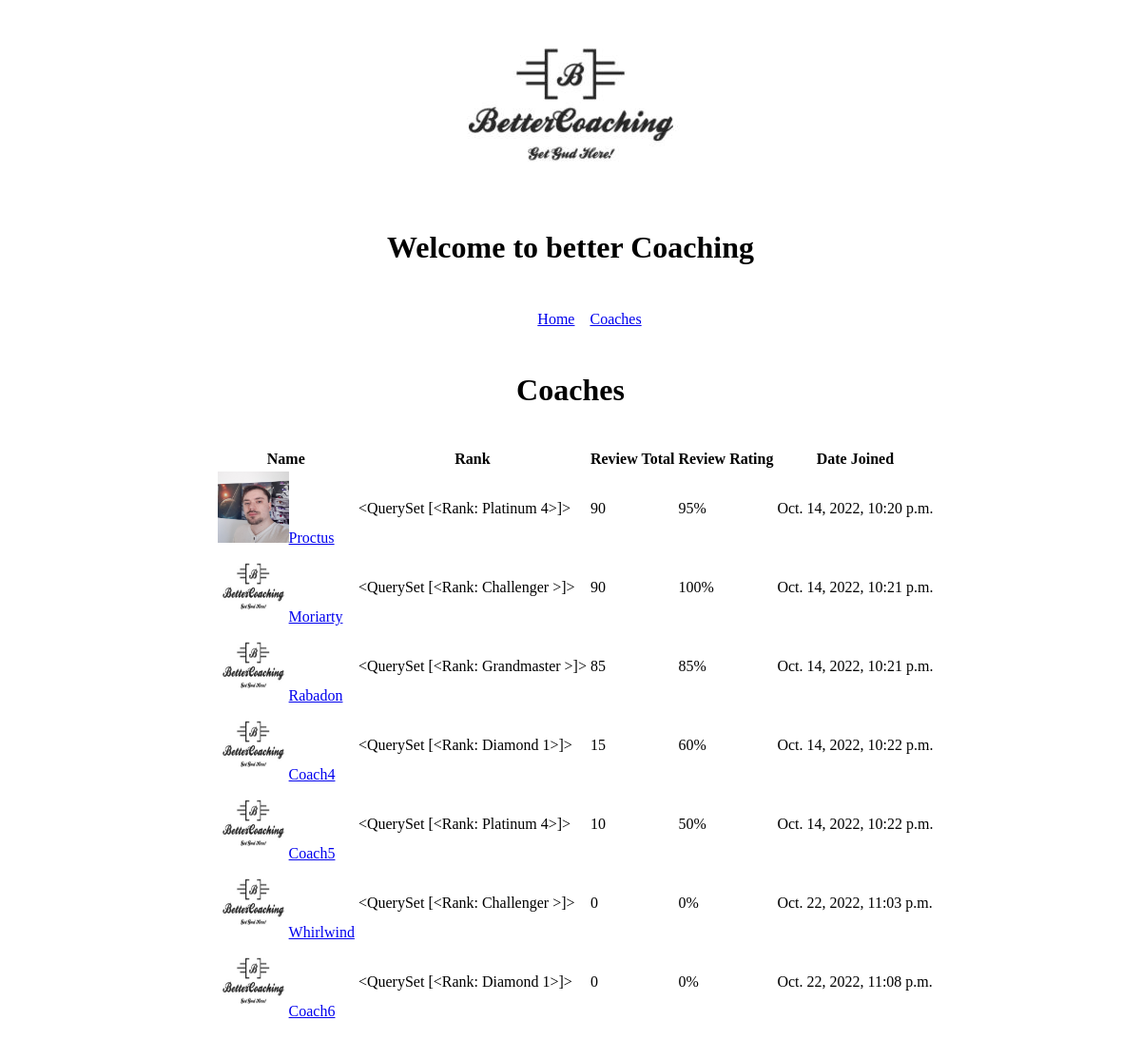
The app's page /, older data.
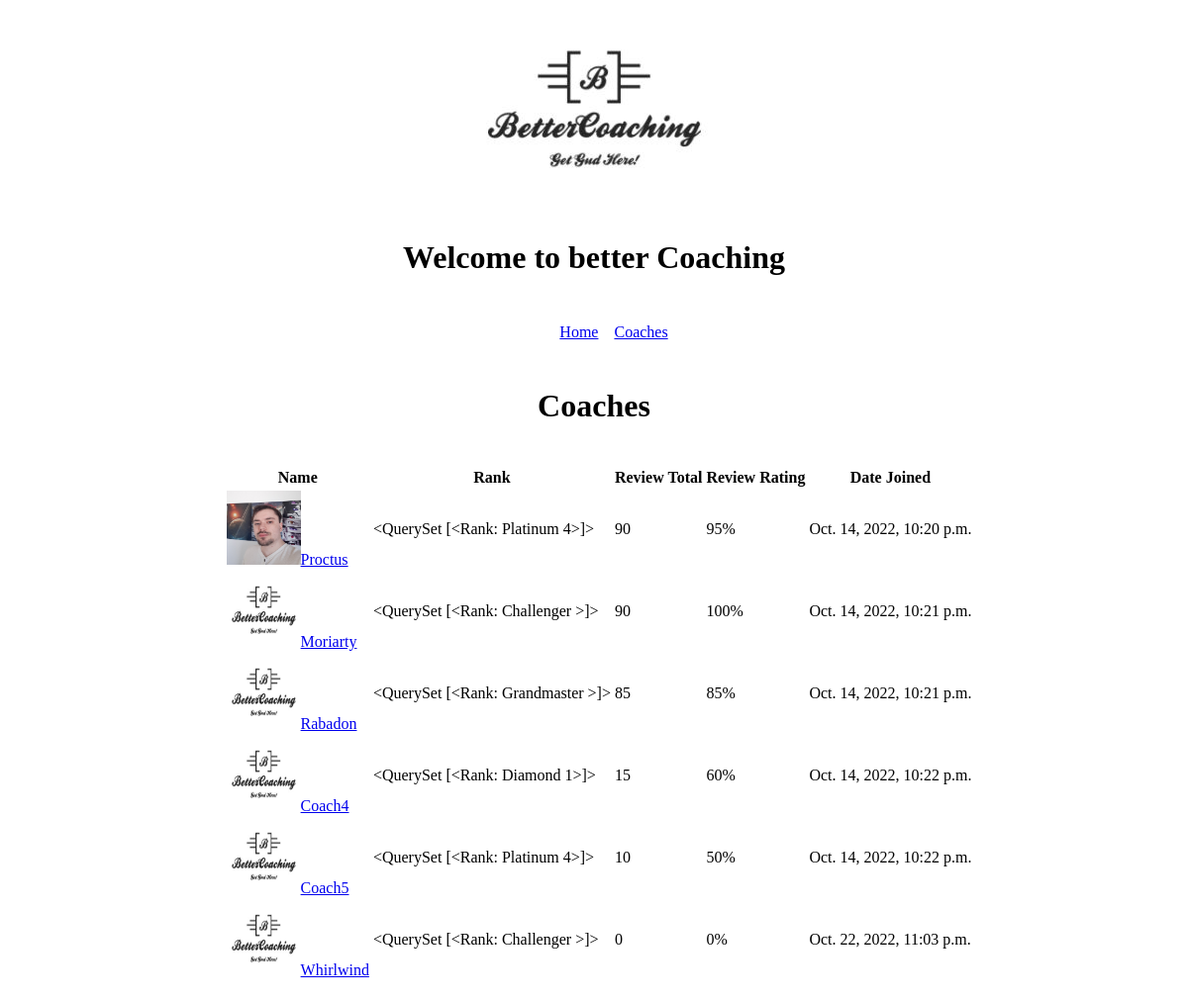
The same page, newer data.
### coaches/models.py (models this page shows, shortened)
class Coach(models.Model):
    name = models.CharField(max_length = 250)
    body = models.TextField(max_length =  5000, null = True, blank = True)
    rating_total = models.IntegerField(default = 0, null = True, blank = True)
    rating_ratio = models.IntegerField(default = 0, null = True, blank = True)
    created_date = models.DateTimeField(auto_now_add = True)
    id = models.UUIDField(default = uuid.uuid4, unique = True,
                          primary_key = True, editable = False)
    rank = models.ManyToManyField('Rank',blank = True)
    profile_img = models.ImageField(null = True, default= 'images/BG_logo.jpg')

class Rank(models.Model):
    RANKS = (
        ('Bronze','Bronze'),
        ('Silver','Silver'),
        ('Gold','Gold'),
        ('Platinum','Platinum'),
        ('Diamond','Diamond'),
        ('Master','Master Tier'),
        ('Grandmaster','Grandmaster'),
        ('Challenger','Challenger'),
    )
    DIVISIONS = (
        ('1','1'),
        ('2','2'),
        ('3','3'),
        ('4','4'),
        ('',''),
    )
    current_rank = models.CharField(default = 'UNRANKED',max_length = 100, choices = RANKS)
    current_division = models.CharField(default = ' ',max_length = 50, choices = DIVISIONS, blank = True)
    def __str__(self) -> str:
        return self.current_rank + " " + self.current_division

### coaches/views.py (the view)
# urls.py: path('',include('coaches.urls'),name='coaches')
def coaches(request):
    coach_obj = Coach.objects.all()
    context = {'coaches' : coach_obj}
    return render(request,'coaches_list.html', context)

### coaches/templates/coaches_list.html (shortened to what this page needs)
<!DOCTYPE html>
<html lang="en">
<head>
</head>
<body>
  {% extends 'index.html' %}
  {% load static %}
  {% block content %}
  <div class="coach-title">
    <h1>Coaches</h1>
  </div>
    <div class="coaches-table">
      <table>
        <tr>
          <th>Name</th>
          <th>Rank</th>
          <th>Review Total</th>
          <th>Review Rating</th>
          <th>Date Joined</th>
        </tr>
        <div class="coaches-table-data">
        {% for coach in coaches.all %}
          <tr>
              <td><a href="{% url 'coach' coach.name %}"><img src="{{coach.profile_img.url}}" height="75px" width="75px">{{coach.name}}</a></td>
              <td>{{coach.rank.all}} </td>
              <td>{{coach.rating_total}} </td>
              <td>{{coach.rating_ratio}}% </td>
              <td>{{coach.created_date}}</td>
            </tr>
        {% endfor %}
        </div>
      </table>
    </div>
  {% endblock content %}

### templates/index.html (shortened to what this page needs)
<!DOCTYPE html>
{% load static %}
<html lang="en">
<head>
    <link rel="stylesheet" type="text/css" media="screen" href="{% static 'css/styles.css' %}"
</head>
<body>
    <div class="logo">
      <img src="{% static 'images/BG_logo.jpg' %}">
    </div>
    <div class="main-title">
      <h1>Welcome to better Coaching</h1>
    </div>
    {% include 'nav-bar.html' %}
    {% block content %}{% endblock content%}
</body>
</html>

### templates/nav-bar.html (shortened to what this page needs)
<!DOCTYPE html>
<html lang="en">
<head>
</head>
<body>
  <nav class="menu">
      <ul>
        <div class="header">
          <div class="header-links">
            <li><a href="{% url 'coaches'%}">Home</a></li>
            <li><a href="{% url 'coaches'%}">Coaches</a></li>
          </div>
        </div>
      </ul>
    </nav>
</body>
</html>

### static/css/styles.css (style rules this page uses)
.coach-title, .coaches-table, .main-title, .logo { display: flex; justify-content: center; align-items: center; color: black; padding: 10px; height: default; }
.coaches-table .coaches-table-data { display: flex; align-items: center; padding: 5px; }
.header { display: flex; justify-content: space-around; align-items: center; padding: 0px; margin: 0px; }
.header-links { display: flex; align-items: center; list-style-type: none; margin: 0px; padding: 0px; gap: 16px; }

Row changes from the older to the newer data that the page shows:
removed Coach: profile_img (picture), name "Coach6", rank.all "<QuerySet [<Rank: Diamond 1>]>", rating_total "0", rating_ratio "0", created_date "Oct. 22, 2022, 11:08 p.m."
